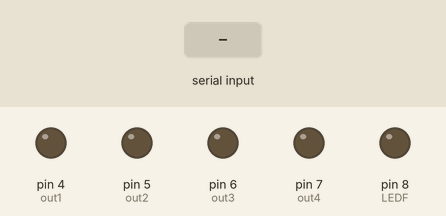
This sketch was run on a simulated Arduino Uno, built with avr-gcc and run on an emulated ATmega328P. Shown: output pins drawn as LEDs (lit = HIGH). The inputs (shaded band) are chosen by the test bench. What the sketch prints to the serial monitor is not drawn.

Above: at 1.2 s.
1.3 s: "F" received over the second serial link
At 2.5 s:
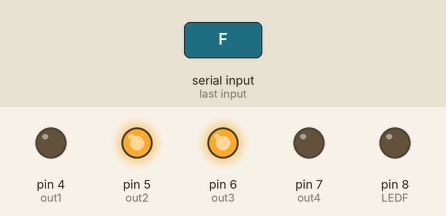
2.8 s: "G" received over the second serial link
At 3.2 s:
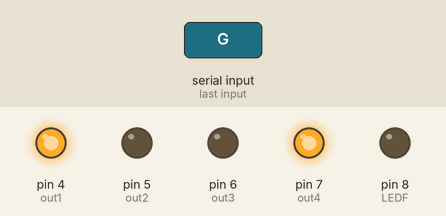
4.3 s: "L" received over the second serial link
At 5.5 s:
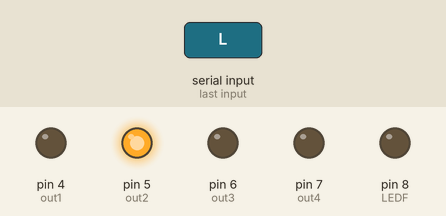
5.8 s: "R" received over the second serial link
At 6.7 s:
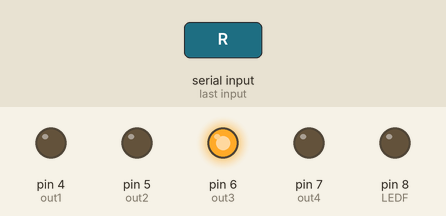
7.3 s: "m" received over the second serial link
At 8.0 s:
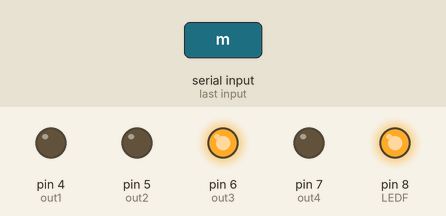
8.8 s: "S" received over the second serial link
At 10.2 s:
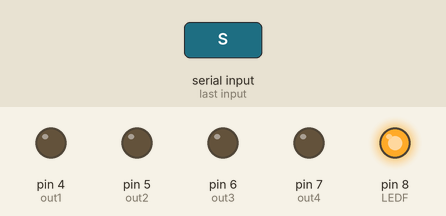
Timing chart, 0 to 11.3 s (numbered marks = the images above; inputs shaded):
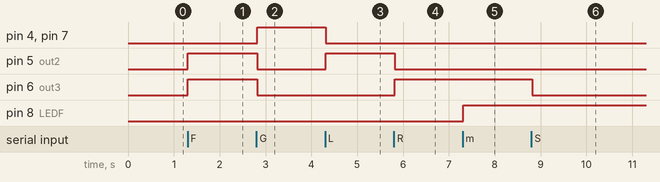

The sketch:

Arduino_HC06_L298N_Smartcar.ino
```cpp
int out1 = 4;
int out2 = 5;
int out3 = 6;
int out4 = 7;
int LEDF = 8;
char valuehc06 = '0';
#include <SoftwareSerial.h>
SoftwareSerial mySerial(2, 3); // RX, TX
void setup()
{
Serial.begin(9600);
while (!Serial) ;
mySerial.begin(9600);
pinMode(out1, OUTPUT);
pinMode(out2, OUTPUT);
pinMode(out3, OUTPUT);
pinMode(out4, OUTPUT);
pinMode(LEDF, OUTPUT);
digitalWrite(out1,LOW);
digitalWrite(out2,LOW);
digitalWrite(out3,LOW);
digitalWrite(out4,LOW);
digitalWrite(LEDF,LOW);
}
void loop()
{
if (mySerial.available()){
//Serial.write(mySerial.read());
valuehc06 = mySerial.read();
Serial.print("valuehc06:");
Serial.println(valuehc06);
}
if (Serial.available())
mySerial.write(Serial.read());
if (valuehc06 == 'F'){//เดินหน้า
  digitalWrite(out1,LOW);
digitalWrite(out2,HIGH);
digitalWrite(out3,HIGH);
digitalWrite(out4,LOW);
  Serial.print("OK_F");
}
if (valuehc06 == 'G'){//ถอยหลัง
  digitalWrite(out1,HIGH);
digitalWrite(out2,LOW);
digitalWrite(out3,LOW);
digitalWrite(out4,HIGH);
  Serial.print("OK_G");
}
if (valuehc06 == 'L'){//เลี้ยวซ้าย
  digitalWrite(out1,LOW);
digitalWrite(out2,HIGH);
digitalWrite(out3,LOW);
digitalWrite(out4,LOW);
  Serial.print("OK_L");
}
if (valuehc06 == 'R'){//เลี้ยวขวา
  digitalWrite(out1,LOW);
digitalWrite(out2,LOW);
digitalWrite(out3,HIGH);
digitalWrite(out4,LOW);
  Serial.print("OK_R");
}
if (valuehc06 == 'S'){
  digitalWrite(out1,LOW);
digitalWrite(out2,LOW);
digitalWrite(out3,LOW);
digitalWrite(out4,LOW);
  Serial.print("OK_S");
}
if (valuehc06 == 'm'){//LEDFOFF
digitalWrite(LEDF,HIGH);
  Serial.print("OK_LEDFON");
}
if (valuehc06 == 'M'){//LEDFON
digitalWrite(LEDF,LOW);
  Serial.print("OK_LEDFOFF");
}

}
```

Measured:
- after the input at 1.3 s, pin 5 (out2), pin 6 (out3): LOW → HIGH at once
- after the input at 2.8 s, pin 4 (out1), pin 7 (out4): LOW → HIGH at once; pin 5 (out2), pin 6 (out3): HIGH → LOW at once
- after the input at 4.3 s, pin 4 (out1), pin 7 (out4): HIGH → LOW at once; pin 5 (out2): LOW → HIGH at once
- after the input at 5.8 s, pin 5 (out2): HIGH → LOW at once; pin 6 (out3): LOW → HIGH at once
- after the input at 7.3 s, pin 8 (LEDF): LOW → HIGH at once
- after the input at 8.8 s, pin 6 (out3): HIGH → LOW at once
